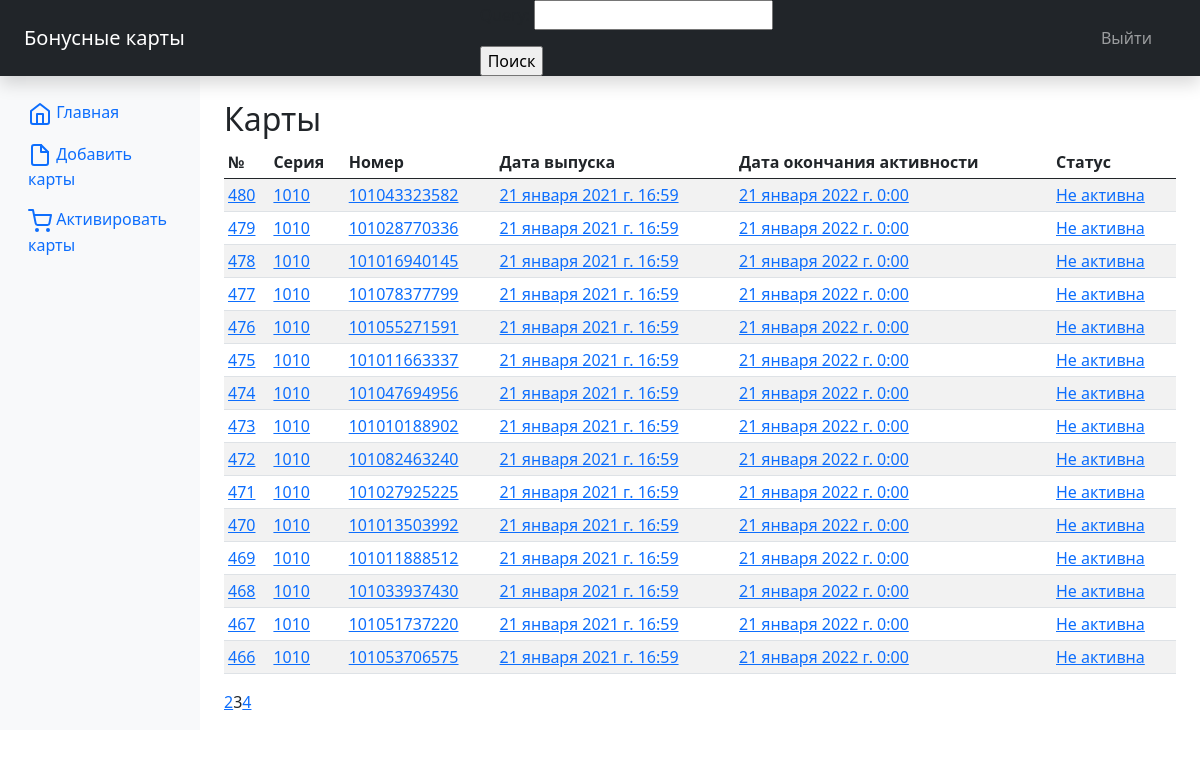
/?page=3 (signed in), run on the app's committed database.
### cardslist/models.py (models this page shows)
class Cardslist(models.Model):
    card_series = models.IntegerField(verbose_name='Серия карты')
    card_number = models.IntegerField(verbose_name='Номер карты', unique=True)
    card_issue_date = models.DateTimeField(auto_now_add=True, verbose_name='Дата выпуска карты')
    card_expiration_date = models.DateTimeField(verbose_name='Дата окончания активности карты')
    card_date_of_use = models.DateTimeField(verbose_name='Дата последнего использования карты')
    card_bonus_amount = models.FloatField(null=True, blank=True, verbose_name='Сумма бонуса карты')
    card_status = models.CharField(max_length=12, default='Не активна', verbose_name='Статус карты')
    class Meta:
        verbose_name_plural = 'Бонусные карты'
        verbose_name = 'Бонусная карта'
        ordering = ['-card_date_of_use']

### cardslist/views.py (the view)
# urls.py: path('', index, name='index'),
@login_required()
def index(request):
    search_form = SearchForm()
    cards = Cardslist.objects.all()
    paginator = Paginator(cards, 15)
    if 'page' in request.GET:
        page_num = request.GET['page']
    else:
        page_num = 1
    page = paginator.get_page(page_num)
    context = {'cards': page.object_list, 'page': page, 'form': search_form}
    return render(request, 'cardslist/index.html', context)

### cardslist/forms.py
class SearchForm(forms.Form):
    query = forms.CharField(max_length=16)

### cardslist/templates/cardslist/index.html
{% extends "layout/basic.html" %}
{% block content %}
    <h2>Карты</h2>
    <div class="table-responsive">
        <table class="table table-striped table-sm">
            <thead>
            <tr>
                <th>№</th>
                <th>Серия</th>
                <th>Номер</th>
                <th>Дата выпуска</th>
                <th>Дата окончания активности</th>
                <th>Статус</th>
            </tr>
            </thead>
            <tbody>
            {% for card in cards %}
            <tr>
                <td><a href="{% url 'card_detail' card.pk %}">{{card.id}}</a></td>
                <td><a href="{% url 'card_detail' card.pk %}">{{card.card_series}}</a></td>
                <td><a href="{% url 'card_detail' card.pk %}">{{card.card_number}}</a></td>
                <td><a href="{% url 'card_detail' card.pk %}">{{card.card_issue_date}}</a></td>
                <td><a href="{% url 'card_detail' card.pk %}">{{card.card_expiration_date}}</a></td>
                <td><a href="{% url 'card_detail' card.pk %}">{{card.card_status}}</a></td>
            </tr>
            {% endfor %}
            </tbody>
        </table>
    </div>
    <div>
        {% include 'cardslist/pagination.html' %}
    </div>
{% endblock %}

### data on the page
Cardslist: id "480", card_series "1010", card_number "101043323582", card_issue_date "21 января 2021 г. 16:59", card_expiration_date "21 января 2022 г. 0:00", card_status "Не активна"
Cardslist: id "479", card_series "1010", card_number "101028770336", card_issue_date "21 января 2021 г. 16:59", card_expiration_date "21 января 2022 г. 0:00", card_status "Не активна"
Cardslist: id "478", card_series "1010", card_number "101016940145", card_issue_date "21 января 2021 г. 16:59", card_expiration_date "21 января 2022 г. 0:00", card_status "Не активна"
Cardslist: id "477", card_series "1010", card_number "101078377799", card_issue_date "21 января 2021 г. 16:59", card_expiration_date "21 января 2022 г. 0:00", card_status "Не активна"
Cardslist: id "476", card_series "1010", card_number "101055271591", card_issue_date "21 января 2021 г. 16:59", card_expiration_date "21 января 2022 г. 0:00", card_status "Не активна"
Cardslist: id "475", card_series "1010", card_number "101011663337", card_issue_date "21 января 2021 г. 16:59", card_expiration_date "21 января 2022 г. 0:00", card_status "Не активна"
Cardslist: id "474", card_series "1010", card_number "101047694956", card_issue_date "21 января 2021 г. 16:59", card_expiration_date "21 января 2022 г. 0:00", card_status "Не активна"
Cardslist: id "473", card_series "1010", card_number "101010188902", card_issue_date "21 января 2021 г. 16:59", card_expiration_date "21 января 2022 г. 0:00", card_status "Не активна"
Cardslist: id "472", card_series "1010", card_number "101082463240", card_issue_date "21 января 2021 г. 16:59", card_expiration_date "21 января 2022 г. 0:00", card_status "Не активна"
Cardslist: id "471", card_series "1010", card_number "101027925225", card_issue_date "21 января 2021 г. 16:59", card_expiration_date "21 января 2022 г. 0:00", card_status "Не активна"
Cardslist: id "470", card_series "1010", card_number "101013503992", card_issue_date "21 января 2021 г. 16:59", card_expiration_date "21 января 2022 г. 0:00", card_status "Не активна"
Cardslist: id "469", card_series "1010", card_number "101011888512", card_issue_date "21 января 2021 г. 16:59", card_expiration_date "21 января 2022 г. 0:00", card_status "Не активна"
Cardslist: id "468", card_series "1010", card_number "101033937430", card_issue_date "21 января 2021 г. 16:59", card_expiration_date "21 января 2022 г. 0:00", card_status "Не активна"
Cardslist: id "467", card_series "1010", card_number "101051737220", card_issue_date "21 января 2021 г. 16:59", card_expiration_date "21 января 2022 г. 0:00", card_status "Не активна"
Cardslist: id "466", card_series "1010", card_number "101053706575", card_issue_date "21 января 2021 г. 16:59", card_expiration_date "21 января 2022 г. 0:00", card_status "Не активна"

### other printed values
{{ page.previous_page_number }} "2"
{{ page.number }} "3"
{{ page.next_page_number }} "4"
